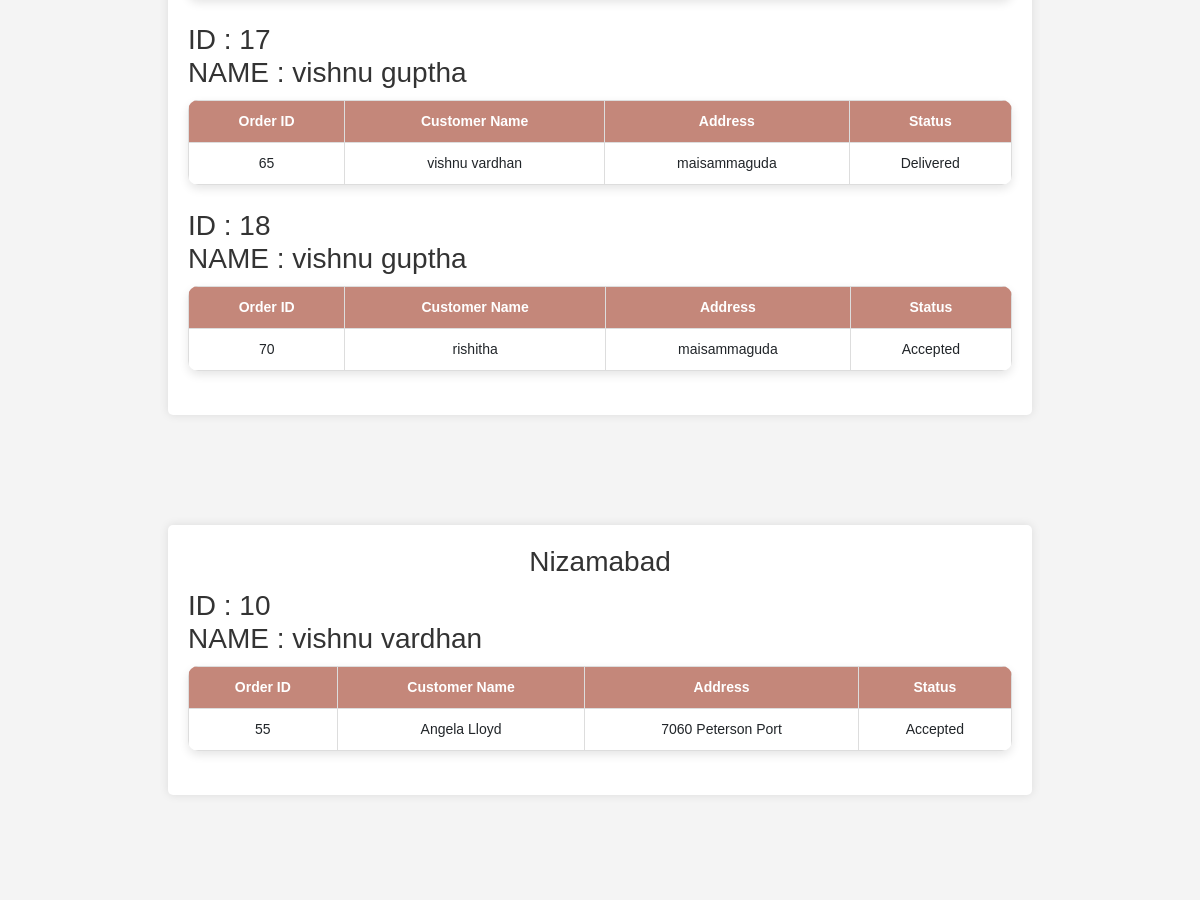
/delivery/delivery_agents_info (signed in, middle part), run on an earlier commit of the app's database.
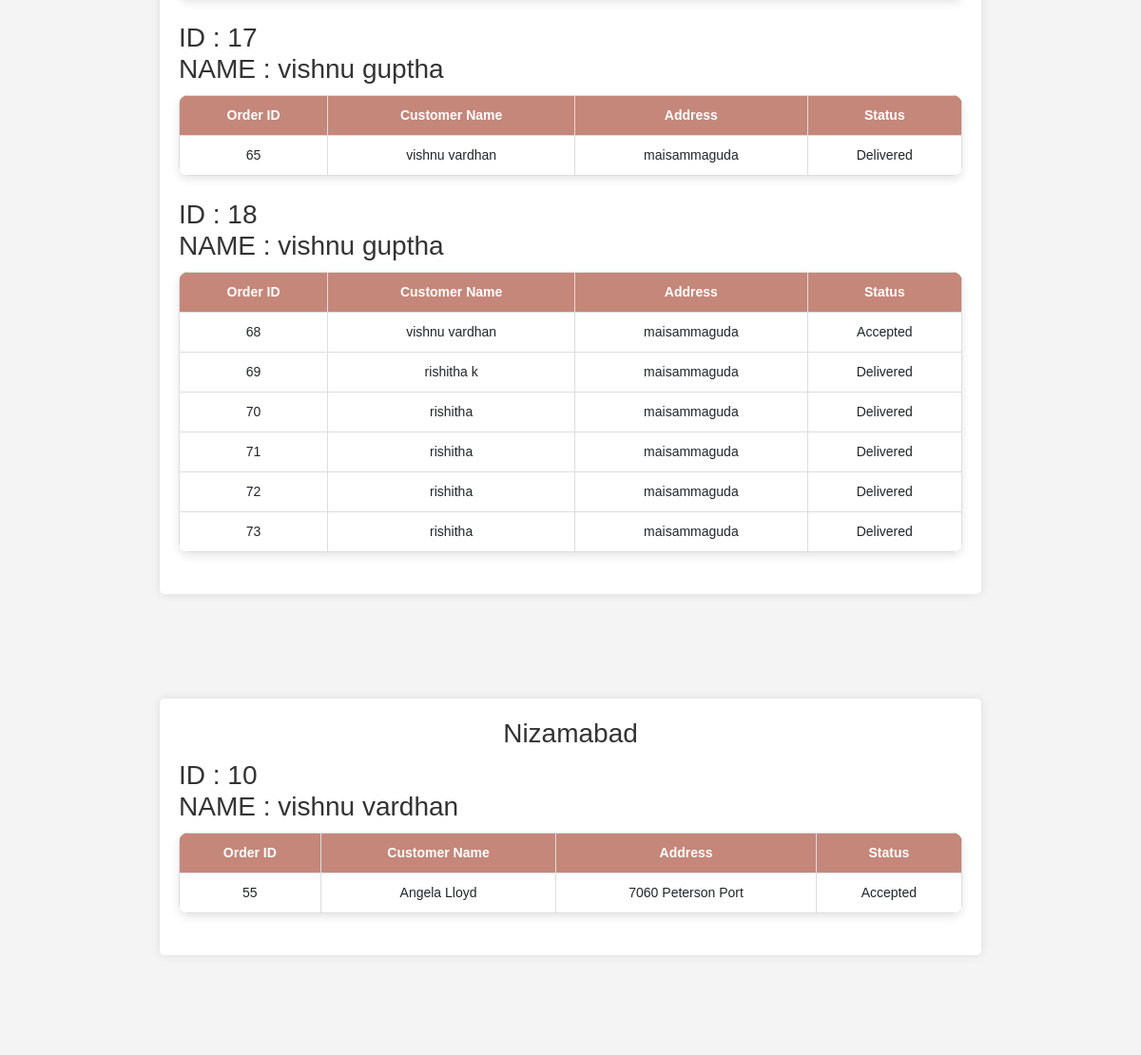
And on a later commit of the database.
### app/models.py (models this page shows, shortened)
class User(db.Model, UserMixin):
    __tablename__ = 'users'
    id = db.Column(db.Integer, primary_key=True)
    name = db.Column(db.String(100), nullable=False)
    phone = db.Column(db.String(15), nullable=False)
    email = db.Column(db.String(100), unique=True, nullable=False)
    password = db.Column(db.String(255), nullable=False)
    address = db.Column(db.Text, nullable=False)
    state = db.Column(db.String(50), nullable=False)
    city = db.Column(db.String(50), nullable=False)
    pincode = db.Column(db.String(10), nullable=False)
    reset_token = db.Column(db.String(255), nullable=True)
    reset_token_expiry = db.Column(db.DateTime, nullable=True)
    approved = db.Column(db.Boolean, default=False)
    role = db.Column(db.String(10), nullable=False)

class Order(db.Model):
    __tablename__ = 'orders'
    id = db.Column(db.Integer, primary_key=True)
    user_id = db.Column(db.Integer, db.ForeignKey('users.id'), nullable=False)
    total_price = db.Column(db.Float, nullable=False)
    status = db.Column(db.String(50), nullable=False, default="Pending")  # ('Pending', 'Shipped', 'Delivered', 'Cancelled')
    order_date = db.Column(db.DateTime, nullable=False, default=lambda: datetime.now(timezone.utc))
    delivery_date = db.Column(db.DateTime, nullable=True)
    order_items = db.relationship('OrderItem', backref='order', lazy=True, cascade="all, delete-orphan")
    delivery_person_id = db.Column(db.Integer, db.ForeignKey('users.id'), nullable=True)
    customer_name = db.Column(db.String(100), nullable=False)
    address_line_1 = db.Column(db.String(100), nullable=False)
    state = db.Column(db.String(100), nullable=False)
    city = db.Column(db.String(100), nullable=False)
    pincode = db.Column(db.String(20), nullable=False)
    mail = db.Column(db.String(50), nullable=False)

### app/delivery.py (the view)
@delivery_bp.route("/delivery_agents_info")
@login_required
def delivery_agents_info():
    from collections import defaultdict
    agents = User.query.filter(User.role == "delivery_agent", User.approved == 1).all()
    agents_by_city = defaultdict(list)
    for agent in agents:
        agents_by_city[agent.city].append(agent)
    order = defaultdict(list)
    orders = Order.query.all()
    for o in orders:
        order[o.delivery_person_id].append(o)
    return render_template("delivery_agents_info.html",agents=agents_by_city, orders = order)

### app/templates/delivery_agents_info.html (shortened to what this page needs)
{% extends "base.html" %}
{% block content %}
<link rel="stylesheet" href="{{ url_for('static', filename='css/delivery.css') }}">
    {% for city,agent_list in agents.items() %}
        <div class="container">
            <div class="section">
                <h3>{{ city }}</h3>
                {% if agent_list %}
                    {% for agent in agent_list %}
                        {% if agent.approved %}
                            <h3 style="text-align: left;">ID : {{ agent.id }} <br> NAME : {{ agent.name }} </h3>
                                {% if orders[agent.id] %}
                                    <table>
                                        <tr>
                                            <th>Order ID</th>
                                            <th>Customer Name</th>
                                            <th>Address</th>
                                            <th>Status</th>
                                        </tr>
                                        {% for order in orders[agent.id] %}
                                        <tr>
                                            <td>{{ order.id }}</td>
                                            <td>{{ order.customer_name }}</td>
                                            <td>{{ order.address_line_1 }}</td>
                                            <td>{{ order.status }}</td>
                                        </tr>
                                        {% endfor %}
                                    </table>
                                {% else %}
                                    <h3>No orders taken</h3>
                                {% endif %}
                                <br>
                            {% endif %}
                        {% endfor %}
                    {% else %}
                        <p class="empty">No delivered orders</p>
                {% endif %}
            </div>
        </div>
    {% endfor %}
{% endblock %}

### app/templates/base.html (shortened to what this page needs)
<!DOCTYPE html>
<html lang="en">
<head>
    <link rel="stylesheet" href="https://cdn.jsdelivr.net/npm/bootstrap@4.5.3/dist/css/bootstrap.min.css">
    <link rel="stylesheet" href="{{url_for('static',filename='css/style.css')}}">
</head>
<body>
    {% include 'navbar.html' %}
    <main>
        {% block content %}{% endblock %}
    </main>
</body>
</html>

### app/templates/navbar.html (shortened to what this page needs)
<!DOCTYPE html>
<html lang="en">
<head>
    <link rel="stylesheet" href="https://cdnjs.cloudflare.com/ajax/libs/font-awesome/6.4.0/css/all.min.css">
    <link rel="stylesheet" href="{{url_for('static',filename='css/style.css')}}">
</head>

### app/static/css/style.css (style rules this page uses)
* { margin: 0; padding: 0; box-sizing: border-box; font-family: Arial, sans-serif; }
.container { display: flex; flex-wrap: wrap; gap: 20px; justify-content: center; padding: 20px; max-width: 1400px; margin: 0 auto; }
.container { display: flex; flex-wrap: wrap; justify-content: center; gap: 15px; width: 100%; max-width: 1200px; }
main { flex: 1; padding: 20px; }
body { font-family: Arial, sans-serif; margin: 0; padding: 0; }
html, body { height: 100%; margin: 0; overflow-x: hidden; }

### app/static/css/delivery.css (style rules this page uses)
body { font-family: Arial, sans-serif; background-color: #f4f4f4; margin: 0; padding: 20px; text-align: center; }
.container { max-width: 100%; margin-bottom: 50px; display: flex; flex-direction: column; align-items: center; }
.section { background: white; padding: 20px; width: 80%; margin-bottom: 20px; box-shadow: 0 0 10px rgba(0, 0, 0, 0.1); border-radius: 5px; }
h3 { color: #333; margin-bottom: 10px; }
table { width: 100%; border-collapse: collapse; background: white; border-radius: 10px; overflow: hidden; box-shadow: 0px 4px 10px rgba(0, 0, 0, 0.1); }
th { background-color: #C4877A; color: white; }

What changed in the data, as far as the page shows it:
changed User id 18: gains Order (id "68", customer_name "vishnu vardhan", address_line_1 "maisammaguda", status "Accepted"); gains Order (id "69", customer_name "rishitha k", address_line_1 "maisammaguda", status "Delivered"); gains Order (id "71", customer_name "rishitha", address_line_1 "maisammaguda", status "Delivered"); gains Order (id "72", customer_name "rishitha", address_line_1 "maisammaguda", status "Delivered")
changed Order id 70: status "Accepted" → "Delivered"
added Order: id "73", customer_name "rishitha", address_line_1 "maisammaguda", status "Delivered", shown under User id 18
